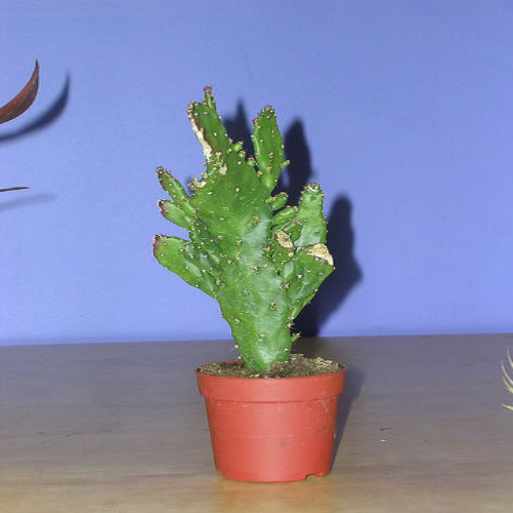
#> input picture data/10/image.png, 513 x 513 px, found by its file name
$ python test.py
#> lines starting #> are read from the running program, lines starting #| are printed output that depends on the picture; after the words box and inside, x2 and y2 are one past the last pixel; in counts of white or black regions, pixels touching at a corner belong together
import cv2
import numpy as np
from copy import deepcopy
image = cv2.imread('image.png')
#> image is the input picture: shape (513, 513, 3); mean B, G, R 169.9, 138.1, 132.4
mask = cv2.imread('mask.png', cv2.IMREAD_GRAYSCALE) * 255
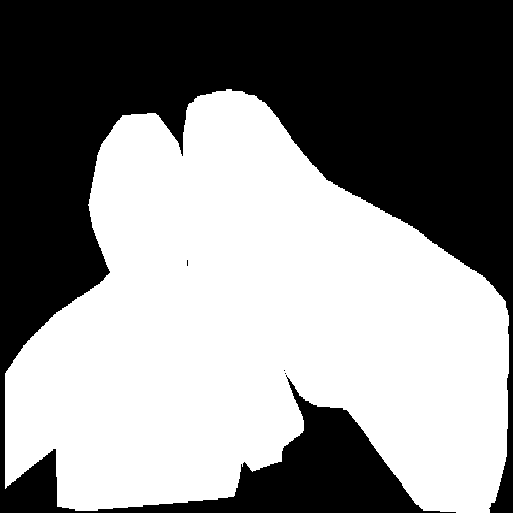
#> input picture data/0/mask.png, 513 x 513 px
#> mask: shape (513, 513); 53.9% white; 4 black regions (3 under 20 px), largest, box (x1, y1, x2, y2) and area: (0, 0, 513, 513) 121187
pos = cv2.imread('pos.png', cv2.IMREAD_GRAYSCALE) * 255
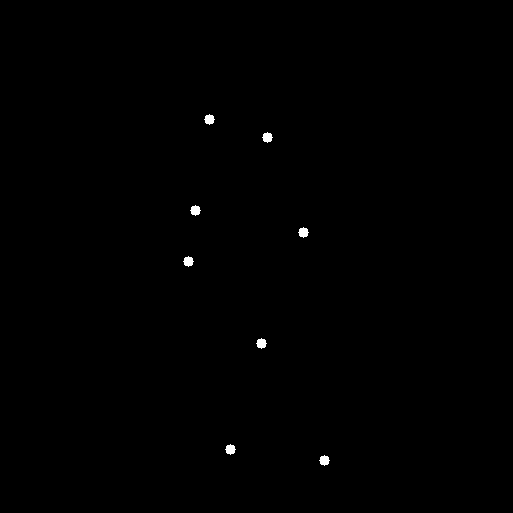
#> input picture data/10/pos.png, 513 x 513 px, found by its file name
#> pos: shape (513, 513); 0.25% white; 8 white regions, largest, box (x1, y1, x2, y2) and area: (204, 114, 215, 125) 81, (262, 132, 273, 143) 81, (190, 205, 201, 216) 81
neg = cv2.imread('neg.png', cv2.IMREAD_GRAYSCALE) * 255
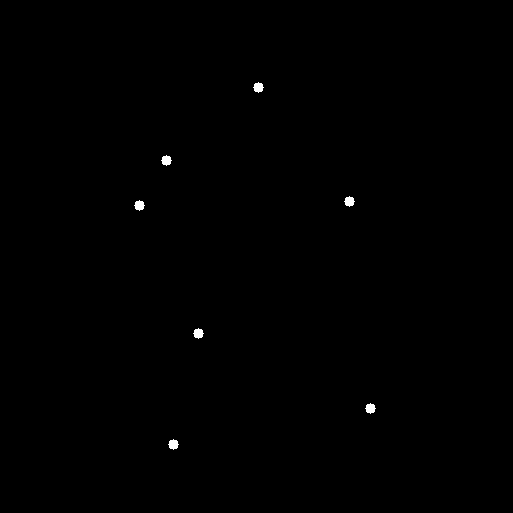
#> input picture data/10/neg.png, 513 x 513 px, found by its file name
#> neg: shape (513, 513); 0.22% white; 7 white regions, largest, box (x1, y1, x2, y2) and area: (253, 82, 264, 93) 81, (161, 155, 172, 166) 81, (344, 196, 355, 207) 81
pred = cv2.imread('pred.png', cv2.IMREAD_GRAYSCALE) * 255
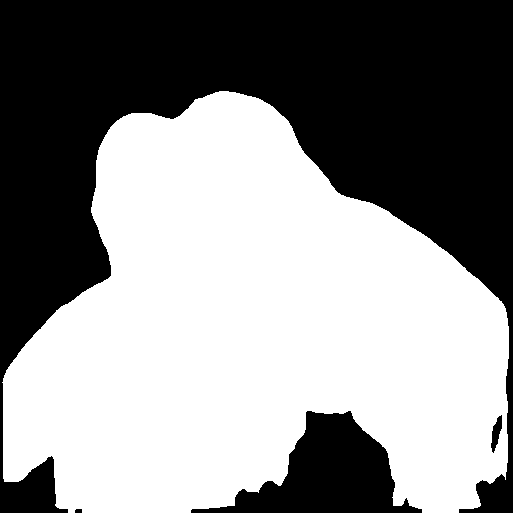
#> input picture data/0/pred.png, 513 x 513 px
#> pred: shape (513, 513); 55% white; 4 black regions, box (x1, y1, x2, y2) and area: (0, 0, 513, 513) 107543, (191, 411, 422, 513) 10709, (491, 415, 502, 453) 221, (75, 509, 82, 513) 27

output = deepcopy(image)
height = np.shape(image)[0]
#> height = 513
width = np.shape(image)[1]
#> width = 513
for h in range(height):
    for w in range(width):
        if pos[h][w] == 255:
            image[h][w] = (2, 94, 33)
        elif neg[h][w] == 255:
            image[h][w] = (0, 0, 255)
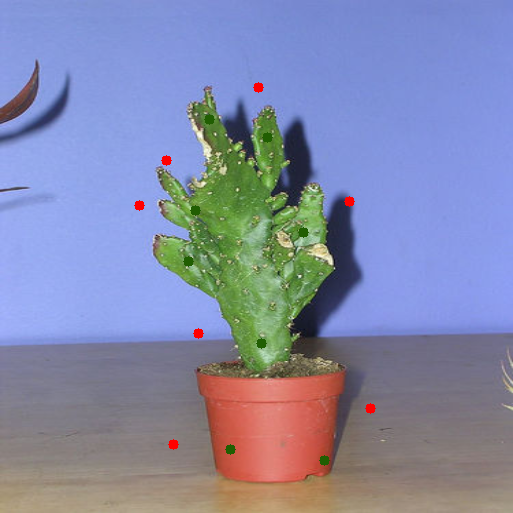
#> image: shape (513, 513, 3); 0.46% of pixels changed, all inside (x1, y1, x2, y2) = (134, 82, 376, 466)

for h in range(height):
    for w in range(width):
        if pred[h][w] == 0:
            output[h][w] = (0, 0, 0)
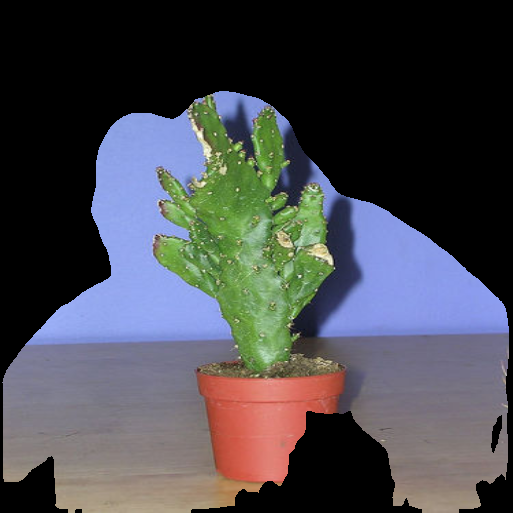
#> output: shape (513, 513, 3); mean B, G, R 77.4, 72.2, 71.5

cv2.imshow('image', image)
cv2.imshow('output', output)

cv2.imshow('pred', pred)
cv2.waitKey(0)
